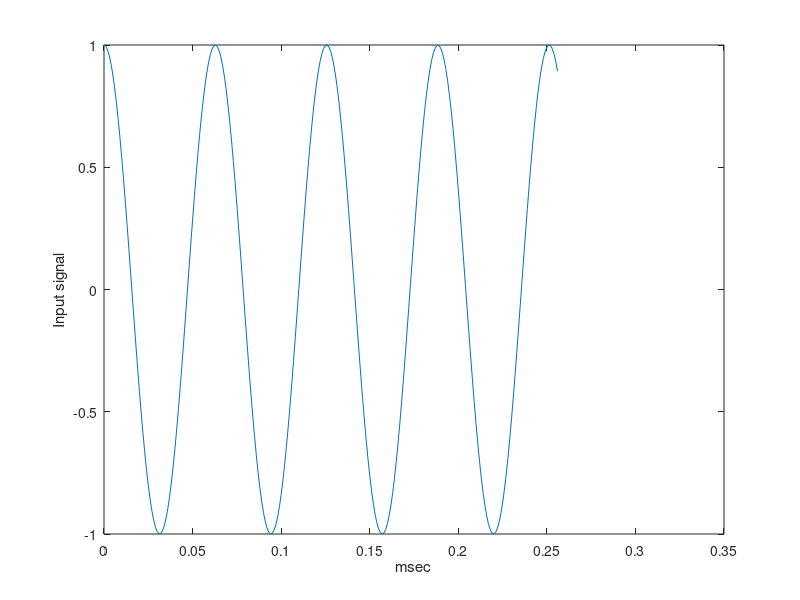
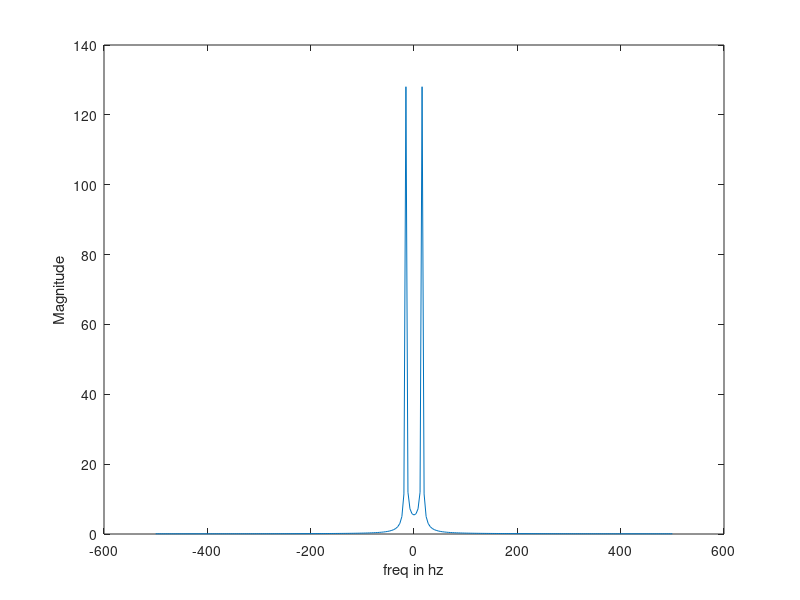
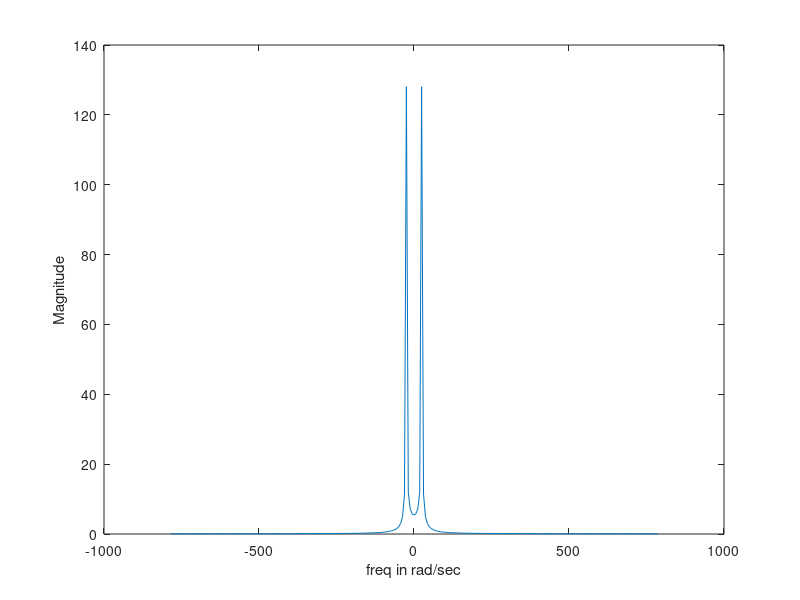
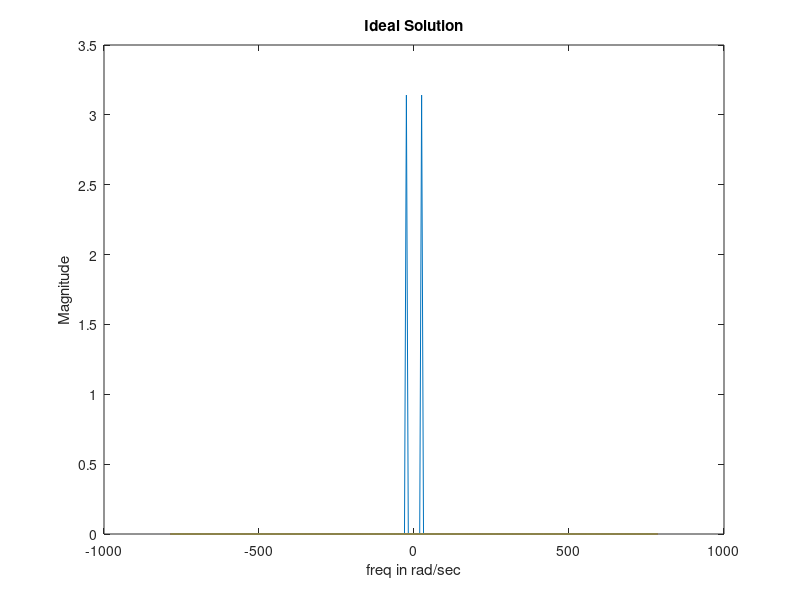

Write the MATLAB code that produced these figures, in order.
% Example 3.13 - p 119 Blandford and Parr
%
% F. Frigo  15-Sep-2020
%
sample_period=0.001;
N = 256+1; 
t= 0:sample_period:(N-1)*sample_period;
hz=linspace(-0.5/sample_period, 0.5/sample_period, N);
w=hz/2*pi;

w0 = 100.0;
magnitude = 1.0;
x = magnitude*cos(w0*t);

figure();
plot(t, x);
ylabel('Input signal');
xlabel('msec');

X=fft(x,N);
XM=fftshift(X);
figure();
plot(hz, abs(XM));
ylabel('Magnitude');
xlabel('freq in hz');

figure();
plot(w, abs(XM));
ylabel('Magnitude');
xlabel('freq in rad/sec');

% Analytic solution using table 3.3 on page 96
XM_ideal = zeros(N);
offset = (N+1)/2; 
w0_index = round(w0/(8*pi));
XM_ideal(offset - w0_index) = magnitude*pi; 
XM_ideal(offset + w0_index) = magnitude*pi;
figure();
plot(w,abs(XM_ideal));
ylabel('Magnitude');
xlabel('freq in rad/sec');
title('Ideal Solution'); drawnow;

